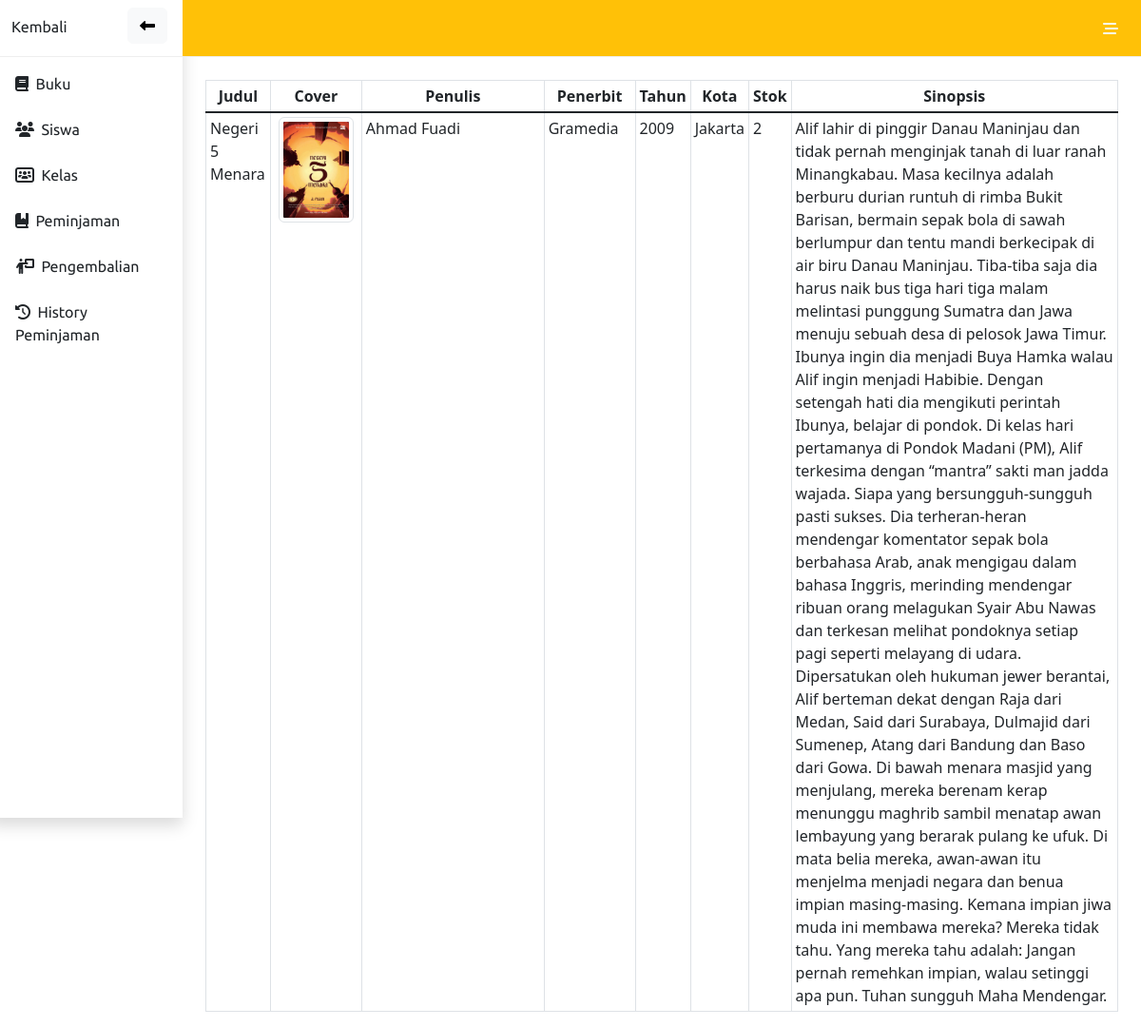
/admin/detail_buku.php?id_buku=8, run on an earlier commit of the app's database.
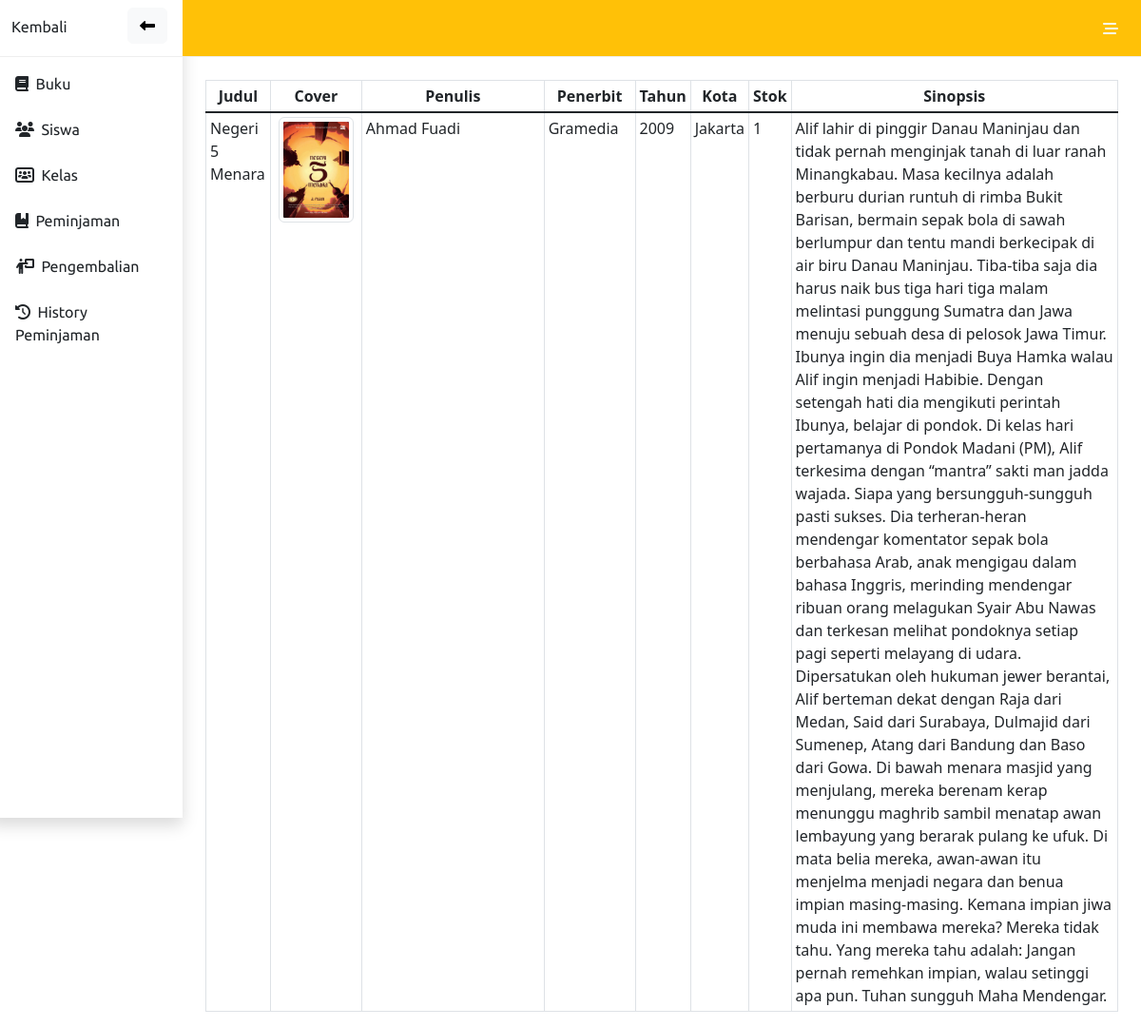
And on a later commit of the database.
### tables this page shows
CREATE TABLE `buku` (
  `id_buku` int(11) NOT NULL,
  `judul` varchar(255) NOT NULL,
  `penulis` varchar(255) NOT NULL,
  `penerbit` varchar(255) NOT NULL,
  `tahun` year(4) NOT NULL,
  `kota` varchar(100) NOT NULL,
  `cover` varchar(255) NOT NULL,
  `sinopsis` text NOT NULL,
  `stok` int(3) NOT NULL
);

### admin/detail_buku.php (the view, shortened to what this page needs)
<?php
include '../config.php';
$id = $_GET['id_buku'];
$ambil = mysqli_query($conn, "SELECT * FROM buku WHERE id_buku='$id'");
while($data = mysqli_fetch_array($ambil)){
?>
<!DOCTYPE html>
<html lang="en">
<head>
    <link rel="stylesheet" type="text/css" href="https://cdn.datatables.net/1.12.1/css/jquery.dataTables.css">
</head>
<body>
    <?php include 'nav.php'?>
        <div class="container">
            <div class="container pt-4 m-auto">
                <table class="table table-sm table-hover table-bordered">
                    <thead class="text-center">
                        <tr>
                            <th>Judul</th>
                            <th style="width:10%;">Cover</th>
                            <th style="width:20%;">Penulis</th>
                            <th style="width:10%;">Penerbit</th>
                            <th>Tahun</th>
                            <th>Kota</th>
                            <th>Stok</th>
                            <th>Sinopsis</th>
                        </tr>
                    </thead>
                    <tbody class="table-group-divider">
                        <tr>
                            <td><?=$data['judul']?></td>
                            <td class="text-center" style="width:10%;">
                            <img class="img-thumbnail" src="../assets/img/<?=$data['cover']?>" style="max-width: 90%;">
                            </td>
                            <td style="width: 20%;"><?=$data['penulis']?></td>
                            <td style="width:10%;"><?=$data['penerbit']?></td>
                            <td><?=$data['tahun']?></td>
                            <td><?=$data['kota']?></td>
                            <td><?=$data['stok']?></td>
                            <td><?=$data['sinopsis']?></td>
                        </tr>
                    </tbody>
                </table>
            </div>
        </div>
</body>
</html>
<?php } ?>

### admin/nav.php (shortened to what this page needs)
<!DOCTYPE html>
<html lang="en">
<head>
    <link rel="stylesheet" href="../assets/bootstrap/css/bootstrap.min.css" type="text/css">
    <link rel="stylesheet" href="https://cdnjs.cloudflare.com/ajax/libs/font-awesome/6.2.0/css/all.min.css" type="text/css">
    <link rel="stylesheet" href="style.css" type="text/css">
</head>
<body>
    <div class="row">
        <div class="col-2 pe-0 shadow" id="side" style="height: 100%; display:block; ">
            <div class="position-relative d-flex" style="border-bottom:1px solid #EEEEEE; height: 60px;">
                <div class="mt-auto mb-auto">
                    <div class="font btn btn-polos mb-1" >Kembali</div>
                    <button class="position-absolute top-0 kun end-0 me-3 mt-2 btn btn-light" onclick="side()"><i class="fa-solid fa-left-long kun text-end"></i></button>
                </div>
            </div>
            <div class="list-group pe-0 list-group-flush" style="height: 100vh;" >
                <a  class="list-group-item text-start kun btn-polos font pt-3 pb-2" href="buku.php"><i class="fa-solid fa-book"></i> &nbsp;Buku</a>
                <a class="list-group-item text-start kun btn-polos font pt-3 pb-2" href="siswa.php"><i class="fa-solid fa-users"></i> &nbsp;Siswa</a>
                <a class="list-group-item text-start kun btn-polos font pt-3 pb-2" href="kelas.php"><i class="fa-solid fa-users-rectangle"></i> &nbsp;Kelas</a>
                <a class="list-group-item text-start kun btn-polos font pt-3 pb-2" href="peminjaman.php"><i class="fa-solid fa-book-bookmark"></i> &nbsp;Peminjaman</a>
                <a class="list-group-item text-start kun btn-polos font pt-3 pb-2" href="pengembalian.php"><i class="fa-solid fa-person-chalkboard"></i> &nbsp;Pengembalian</a>
                <a class="list-group-item text-start kun btn-polos font pt-3 pb-2" href="history_peminjaman.php"><i class="fa-solid fa-clock-rotate-left"></i> &nbsp;History Peminjaman</a>
            </div>
        </div>
        <div class="col-10 ps-0" id="nav">
            <nav class="navbar navbar-expand-lg navbar-light bg-warning" style="border-bottom:1px solid #EEEEEE; height: 60px;">
                <div class="container-fluid">
                  <div class="collapse navbar-collapse" id="navbarSupportedContent">
                    <div class="btn-group">
                        <button class="btn btn-polos text-light" type="button" data-bs-toggle="dropdown" data-bs-display="static" aria-expanded="false">
                          <i class="fa-solid fa-bars-staggered"></i>
                        </button>
                    </div>
                  </div>
                </div>
            </nav>
</body>
</html>

What changed in the data, as far as the page shows it:
changed buku "Negeri 5 Menara": stok "2" → "1"
